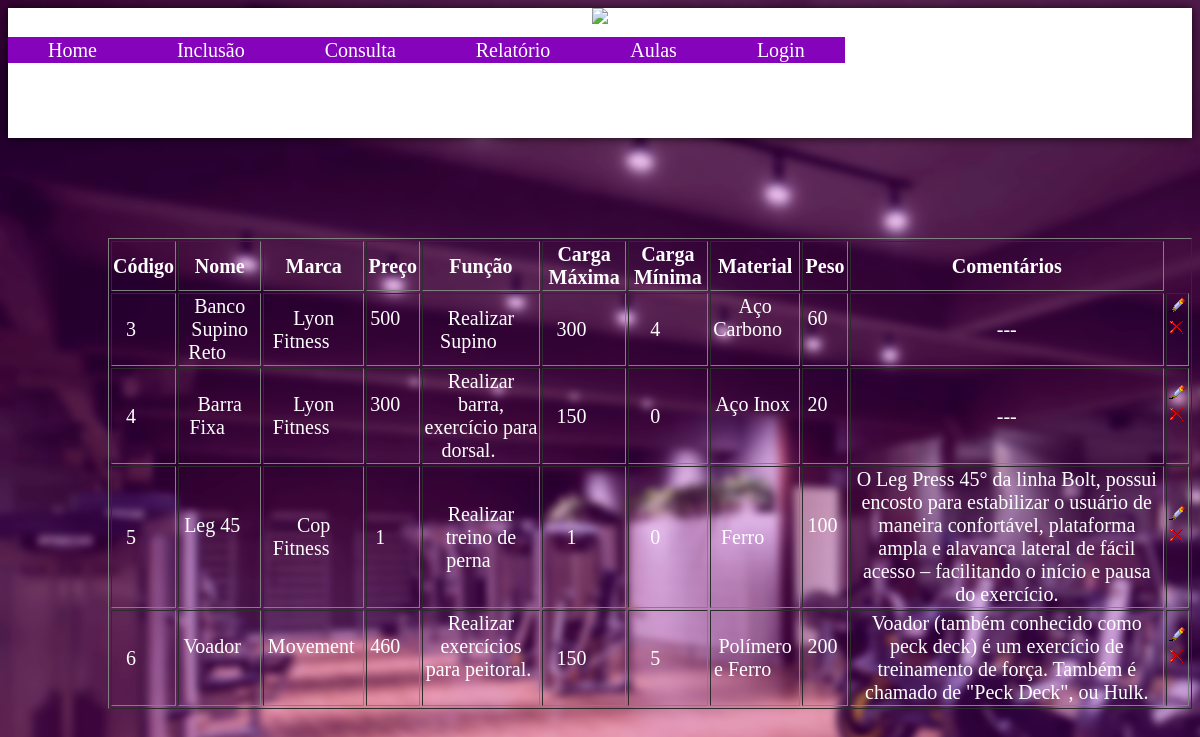
/consulta_aparelhos_musculacao.php, run on the app's committed database.
### tables this page shows
CREATE TABLE IF NOT EXISTS `tb_aparelhos_musculacao` (
  `codigo` int(3) NOT NULL,
  `nome_aparelho` varchar(50) NOT NULL,
  `marca` varchar(50) NOT NULL,
  `preco` decimal(7,0) NOT NULL,
  `funcao` varchar(80) NOT NULL,
  `carga_max` int(3) NOT NULL,
  `carga_min` int(1) NOT NULL,
  `material` varchar(50) NOT NULL,
  `peso` decimal(4,0) NOT NULL,
  `comentarios` varchar(200) NOT NULL,
  PRIMARY KEY (`codigo`)
);

### consulta_aparelhos_musculacao.php (the view, shortened to what this page needs)
<!DOCTYPE HTML>
<html lang="pt-br">
<head>
<link rel="stylesheet" type="text/css" href="css/style.css">
<link href="css/toastr.css" rel="stylesheet"/>
</head>
<body>
<div class="cabeçalho">
        <div id="logoo"><img src="imagens/logo_vemmonstro"></div>
		<div id="menu"><?php require_once 'funcoes/menu.php';?></div>
	</div>
        <div class="tabela_consulta">
<?php
try
{
    require_once 'funcoes/conexao.php';
    $result = $conn->query("SELECT * FROM tb_aparelhos_musculacao");
    $count = $result->rowCount();
    if ($count > 0) {
        echo "<table border='1'>";
        echo "<tr>\n";
        echo "<td>\n";
        echo "<b>Código</b>\n";
        echo "</td>\n";
        echo "<td>\n";
        echo "<b>Nome</b>\n";
        echo "</td>\n";
        echo "<td>\n";
        echo "<b>Marca</b>\n";
        echo "</td>\n";
        echo "<td>\n";
        echo "<b>Preço</b>\n";
        echo "</td>\n";
        echo "<td>\n";
        echo "<b>Função</b>\n";
        echo "</td>\n";
        echo "<td>\n";
        echo "<b>Carga Máxima</b>\n";
        echo "</td>\n";
        echo "<td>\n";
        echo "<b>Carga Mínima</b>\n";
        echo "</td>\n";
        echo "<td>\n";
        echo "<b>Material</b>\n";
        echo "</td>\n";
        echo "<td>\n";
        echo "<b>Peso</b>\n";
        echo "</td>\n";
        echo "<td>\n";
        echo "<b>Comentários</b>\n";
        echo "</td>\n";
        while ($row = $result->fetch(PDO::FETCH_OBJ)) {
            echo "<tr>\n";
            echo "<td class='td_l'>\n";
            echo $row->codigo . "&nbsp;\n &nbsp;\n &nbsp;\n";
            echo "</td>\n";
            echo "<td class='td_l'>\n";
            echo $row->nome_aparelho . "&nbsp;\n &nbsp;\n &nbsp;\n";
            echo "</td>\n";
            echo "<td class='td_l'>\n";
            echo $row->marca . "&nbsp;\n &nbsp;\n &nbsp;\n";
            echo "</td>\n";
            echo "<td class='td_l'>\n";
            echo $row->preco . "&nbsp;\n &nbsp;\n &nbsp;\n";
            echo "</td>\n";
            echo "<td class='td_l'>\n";
            echo $row->funcao . "&nbsp;\n &nbsp;\n &nbsp;\n";
            echo "</td>\n";
            echo "<td class='td_l'>\n";
            echo $row->carga_max . "&nbsp;\n &nbsp;\n &nbsp;\n";
            echo "</td>\n";
            echo "<td class='td_l'>\n";
            echo $row->carga_min . "&nbsp;\n &nbsp;\n &nbsp;\n";
            echo "</td>\n";
            echo "<td class='td_l'>\n";
            echo $row->material . "&nbsp;\n &nbsp;\n &nbsp;\n";
            echo "</td>\n";
            echo "<td class='td_l'>\n";
            echo $row->peso . "&nbsp;\n &nbsp;\n &nbsp;\n";
            echo "</td>\n";
            echo "<td class='td_l'>\n";
            echo $row->comentarios;
            echo "</td>\n";
            echo "<td>\n";
            echo "<a href='alteracao_exclusao_aparelhos_musculacao.php?codigo=" . $row->codigo . "'>";
            echo "<img src='imagens/b_edit.png' border='0'><img src='imagens/b_drop.png' border='0'></a>&nbsp;\n";
            echo "</td>\n";
            echo "</tr>\n";
        }
    } else {
        $destino = "function () {window.location='index.php';}";
        echo "<script>sendToastr('Nenhum aparelho foi encontrado! <br /> Clique para continuar!','error',$destino)</script>";
    }
    echo "</table>";
} catch (PDOException $e) {
    $destino = "function () {window.location='index.php';}";
    echo "<script>sendToastr($e->getMessage(),'error',$destino)</script>";
    die();
}
?>
</div>
</body>
</html>

### funcoes/menu.php
<div id="auxiliar">
	<ul id="nav">
		<li class="um"><a href="index.php">Home</a></li>
		<li><a href="pagina_inclusao.php">Inclusão</a></li>
		<li><a href="pagina_consulta.php">Consulta</a></li>
		<li><a href="relatorio_filtro.php">Relatório</a></li>
		<li><a href="aulas.php">Aulas</a></li>
		<li><a href="entrada.php">Login</a></li>
	</ul>
</div>

### css/style.css (style rules this page uses)
body { background-image : url('imagens/background_home.png'); }
.cabeçalho { background-color: white; height: 130px; width: 100%; box-shadow: 0px 0px 10px rgba(0, 0, 0, .8); }
#logoo { text-align: center; }
#menu { margin-top:10px; }
#auxiliar { width: 200px; float: center; padding-top: 0px; }
ul { width: 250px; margin: 0; padding: 0; list-style: none; display: flex; }
ul li { margin: 1px 0; }
ul li a, ul li a:visited { height: 1%; font: 20px Georgia, 'Times New Roman', Times, serif; background: #8503bb; color: #fff; text-decoration: none; padding: 2px 40px; }

### consulta_aparelhos_musculacao.php (style rules this page uses)
body { background-image : url('imagens/background_inclusao2.png'); }
.cabeçalho { background-color: white; height: 130px; width: 100%; box-shadow: 0px 0px 10px rgba(0, 0, 0, .8); }
#logoo { text-align: center; }
#auxiliar { width: 200px; float: center; padding-top: 0px; }
ul { width: 250px; margin: 0; padding: 0; list-style: none; display: flex; }
ul li { margin: 1px 0; }
ul li a, ul li a:visited { height: 1%; font: 20px Georgia, 'Times New Roman', Times, serif; background: #8503bb; color: #fff; text-decoration: none; padding: 2px 40px; }
.tabela_consulta { margin-left:100px; margin-top: 100px; font: 20px Georgia, 'Times New Roman', Times, serif; text-align: center; color: white; }
#menu { margin-top:10px; }

### data on the page
tb_aparelhos_musculacao: codigo "3", nome_aparelho "Banco Supino Reto", marca "Lyon Fitness", preco "500", funcao "Realizar Supino", carga_max "300", carga_min "4", material "Aço Carbono", peso "60", comentarios "---"
tb_aparelhos_musculacao: codigo "4", nome_aparelho "Barra Fixa", marca "Lyon Fitness", preco "300", funcao "Realizar barra, exercício para dorsal.", carga_max "150", carga_min "0", material "Aço Inox", peso "20", comentarios "---"
tb_aparelhos_musculacao: codigo "5", nome_aparelho "Leg 45", marca "Cop Fitness", preco "1", funcao "Realizar treino de perna", carga_max "1", carga_min "0", material "Ferro", peso "100", comentarios "O Leg Press 45° da linha Bolt, possui encosto para estabilizar o usuário de maneira confortável, plataforma ampla e alavanca lateral de fácil acesso – facilitando o início e pausa do exercício."
tb_aparelhos_musculacao: codigo "6", nome_aparelho "Voador", marca "Movement", preco "460", funcao "Realizar exercícios para peitoral.", carga_max "150", carga_min "5", material "Polímero e Ferro", peso "200", comentarios "Voador (também conhecido como peck deck) é um exercício de treinamento de força. Também é chamado de \"Peck Deck\", ou Hulk."
